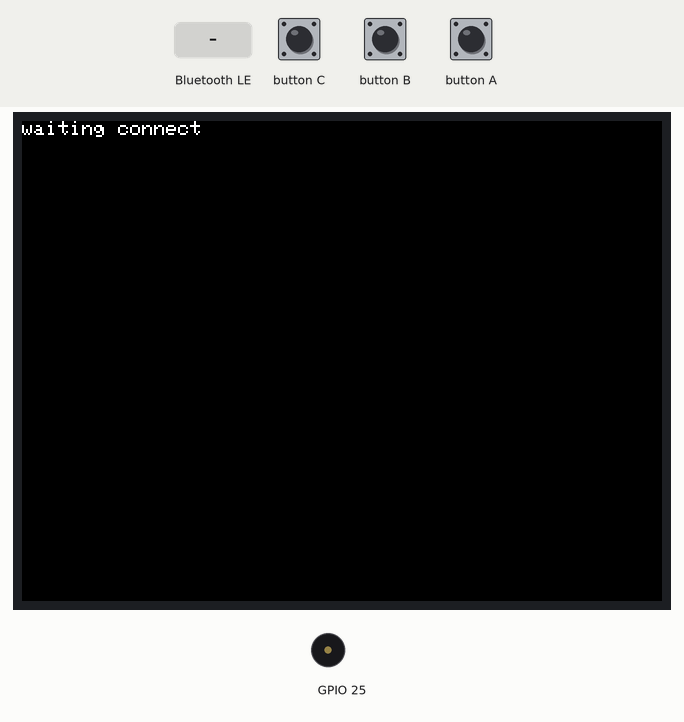
This program was run on a simulated ESP32. On the bench: 320×240 colour display, buzzer (waves = sounding). The test bench sets the inputs (shaded band). Nothing arrives over Bluetooth unless stated; a phone connects over Bluetooth LE 3 s after start.

Above: at 0.3 s.
3.8 s: button B pressed for 0.15 s
At 5.0 s:
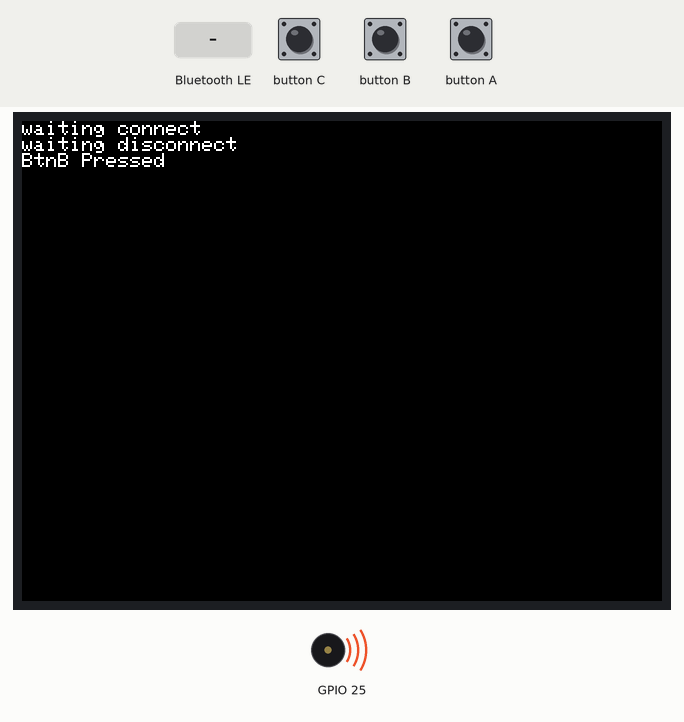
5.4 s: button C pressed for 0.15 s
At 6.2 s:
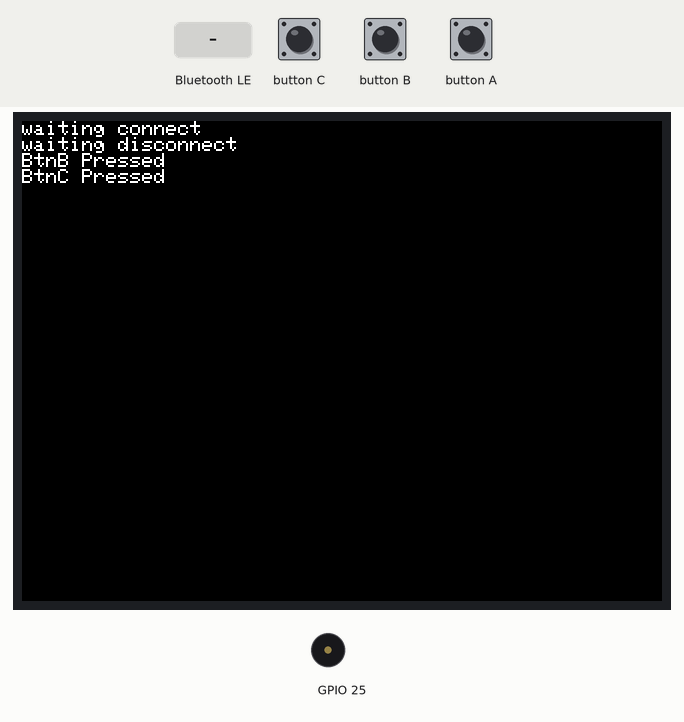
7.0 s: button A pressed for 0.15 s
At 7.4 s:
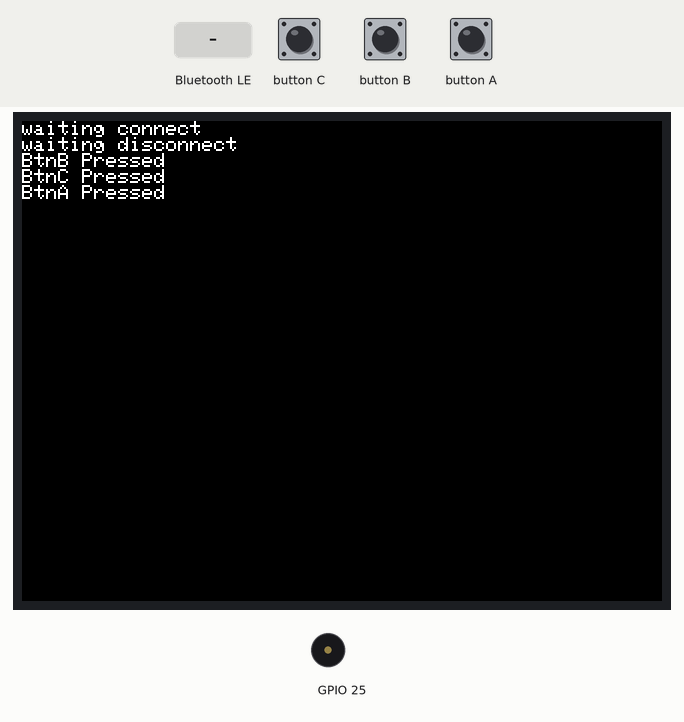
8.6 s: Bluetooth LE write "1" received
At 9.3 s:
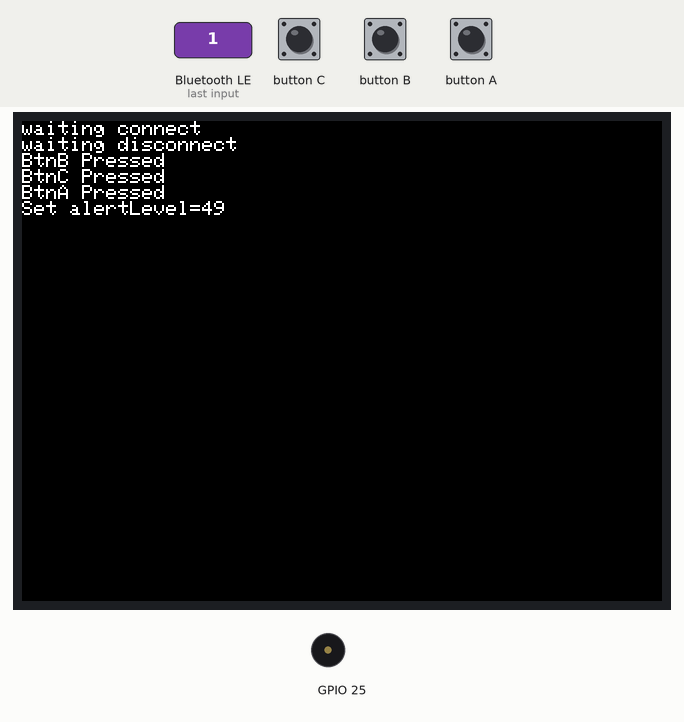
10.1 s: button B pressed for 1 s
At 11.0 s:
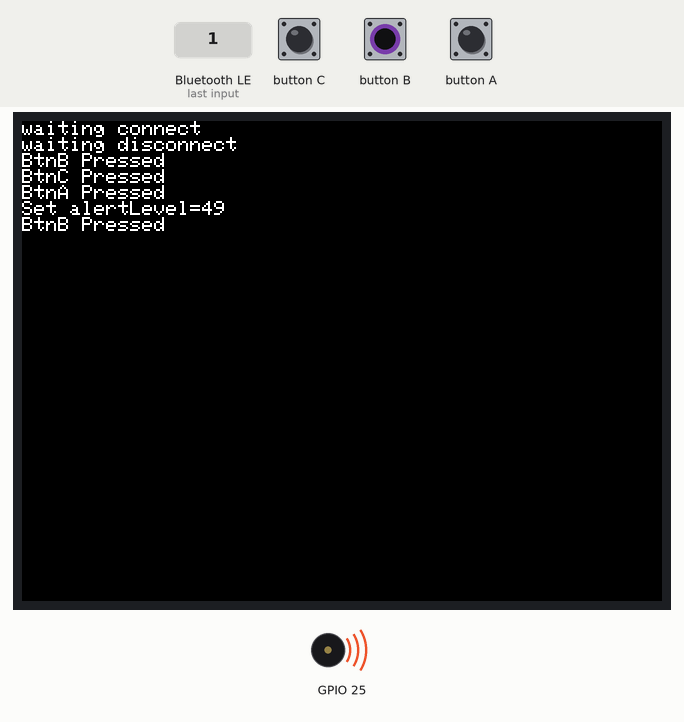
12.6 s: button C pressed for 1 s
At 12.9 s:
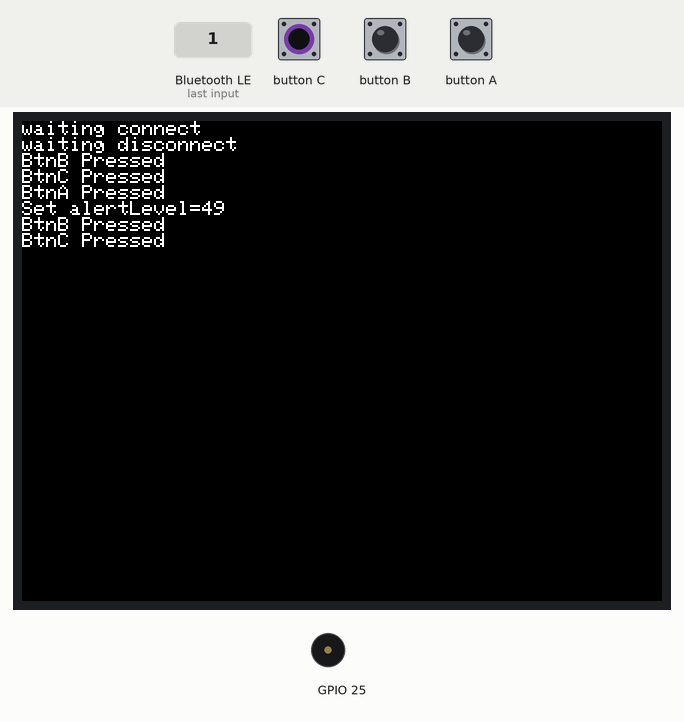
Timing chart, 0 to 15.6 s (numbered marks = the images above; inputs shaded):
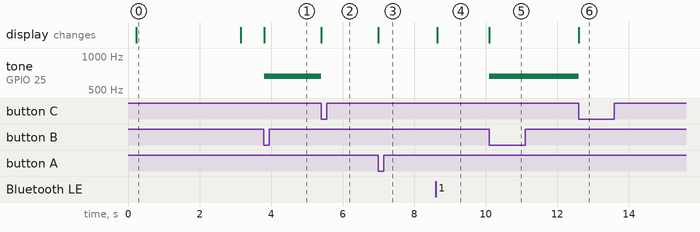

The program:

main.cpp
```cpp
#include <M5Stack.h>
#include <BLEDevice.h>
#include <BLEUtils.h>
#include <BLEServer.h>

#define BLE_DEVICE_NAME     "M5StackTag"
//LINK LOSS SERVICE
#define SERVICE_UUID        "1803"
//Alert Level
#define CHARACTERISTIC_UUID "2a06"

#define NOTE_DH2 661

BLEServer *pServer = NULL;
bool deviceConnected = false;
bool oldDeviceConnected = false;
uint8_t alertLevel = 0;

class MyServerCallbacks: public BLEServerCallbacks {
    void onConnect(BLEServer* pServer) {
      deviceConnected = true;
    };

    void onDisconnect(BLEServer* pServer) {
      deviceConnected = false;
    }
};

class MyCallbacks: public BLECharacteristicCallbacks {
    void onWrite(BLECharacteristic *pCharacteristic) {
      std::string value = pCharacteristic->getValue();

      if (value[0]==1 || value[0]==2) {
        alertLevel = value[0];
      }
      else {
        alertLevel = 0;
      }
      M5.Lcd.printf("Set alertLevel=%d\n", value[0]);
    }
};

void setupBLE() {
  BLEDevice::init(BLE_DEVICE_NAME);
  pServer = BLEDevice::createServer();
  pServer->setCallbacks(new MyServerCallbacks());

  BLEService *pService = pServer->createService(SERVICE_UUID);

  BLECharacteristic *pCharacteristic = pService->createCharacteristic(
                                         CHARACTERISTIC_UUID,
                                         BLECharacteristic::PROPERTY_READ |
                                         BLECharacteristic::PROPERTY_WRITE
                                       );

  pCharacteristic->setCallbacks(new MyCallbacks());

  pCharacteristic->setValue((uint8_t*)&alertLevel, 1);

  // Start the service
  pService->start();

  // Start advertising
  pServer->getAdvertising()->start();
}

void setup()
{
  M5.begin();
  setupBLE();
  M5.Lcd.setBrightness(30);
  M5.Lcd.clear();
  M5.Lcd.println("waiting connect");
}

void loop()
{
  M5.update();
  if (M5.BtnA.wasPressed())
  {
    M5.Lcd.println("BtnA Pressed");
    M5.Speaker.mute();
  }
  if (M5.BtnB.wasPressed())
  {
    M5.Lcd.println("BtnB Pressed");
    M5.Speaker.tone(NOTE_DH2);
  }
  if (M5.BtnC.wasPressed())
  {
    M5.Lcd.println("BtnC Pressed");
    M5.Speaker.mute();
  }

  // disconnecting
  if (!deviceConnected && oldDeviceConnected)
  {
    delay(500); // give the bluetooth stack the chance to get things ready
    pServer->startAdvertising(); // restart advertising
    oldDeviceConnected = deviceConnected;
    if (alertLevel)
    {
      //start alert
      M5.Lcd.println("start alert");
      M5.Speaker.tone(NOTE_DH2);
    }
    else
    {
      // waiting connect
      M5.Lcd.println("waiting connect");
    }
  }
  // connecting
  if (deviceConnected && !oldDeviceConnected)
  {
  // do stuff here on connecting
    oldDeviceConnected = deviceConnected;
    if (alertLevel)
    {
      //stop alert
      M5.Lcd.println("stop alert");
      M5.Speaker.mute();
    }
    // waiting disconnect
    M5.Lcd.println("waiting disconnect");
  }
}
```

Measured:
- after the input at 3.8 s, tone on GPIO 25: silent → 661 Hz at once; the display: changes at once (image 1)
- after the input at 5.4 s, tone on GPIO 25: 661 Hz → silent at once; the display: changes at once (image 2)
- after the input at 7.0 s, the display: changes at once (image 3)
- after the input at 8.6 s, the display: changes after 0.05 s (image 4)
- after the input at 10.1 s, tone on GPIO 25: silent → 661 Hz at once; the display: changes at once (image 5)
- after the input at 12.6 s, tone on GPIO 25: 661 Hz → silent at once; the display: changes at once (image 6)
- what the display in image 0 shows lasts 3.0 s, from 0.2 s to 3.2 s
